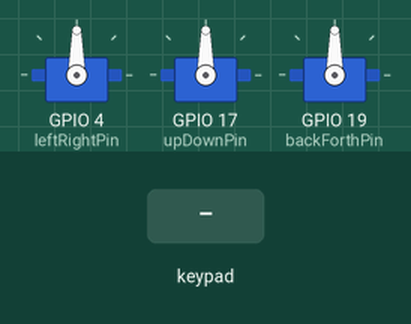
Simulated run of this sketch. Board: ESP32. Shown: 3 × servo. The inputs (shaded band) are chosen by the test bench.

Above: at 1.2 s.
1.3 s: key 'U' pressed
At 2.8 s:
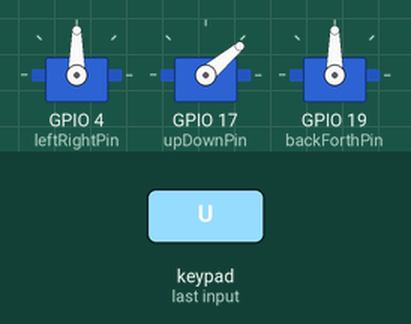
3.1 s: key 'L' pressed
4.9 s: key 'D' pressed
At 5.8 s:
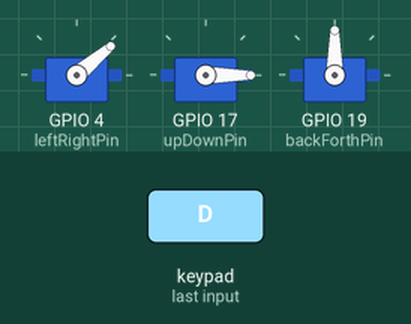
6.7 s: key 'R' pressed
At 8.2 s:
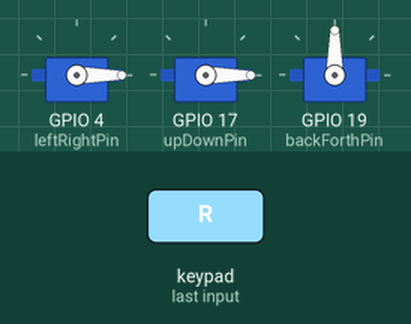
8.5 s: key 'T' pressed
10.3 s: key 'U' pressed
At 11.1 s:
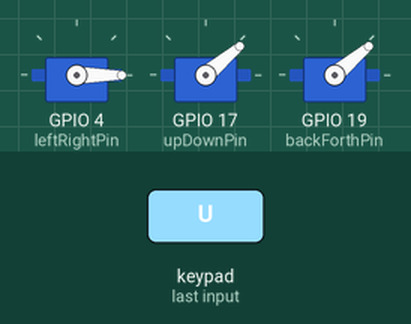
Timing chart, 0 to 13.1 s (numbered marks = the images above; inputs shaded):
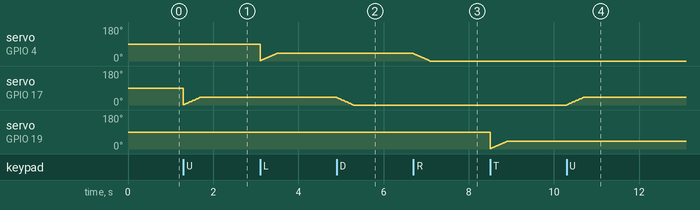

The sketch:

ESP32_BT_RobotArm.ino
```cpp
#include <DabbleESP32.h>
#include <Arduino.h>
#include <Servo.h>

//#define CUSTOM_SETTINGS
//#define INCLUDE_GAMEPAD_MODULE

//create servo object to control a servo
Servo leftRight;
Servo upDown;
Servo backForth;

#define leftRightPin 4
#define upDownPin 17
#define backForthPin 19

//initial angle  for servo
int angle = 0;
int angleStep = 2;

//Servo1
int baseA = 0;
//Servo2
int elbowB = 0;
//Servo3
int shoulderC = 0;

void setup() {
  leftRight.attach(leftRightPin);
  upDown.attach(upDownPin);
  backForth.attach(backForthPin);

  Serial.begin(115200);
  Dabble.begin("ESP32ServoController");
}

void loop() {
  Dabble.processInput();
  if (GamePad.isLeftPressed())
  {
    baseA = baseA + angleStep;
    leftRight.write(baseA);
    if(baseA>=180)
    {
      baseA = 180;
      leftRight.write(baseA);
    }
    delay(20);
  }
  else if (GamePad.isRightPressed())
  {
    baseA = baseA - angleStep;
    leftRight.write(baseA);
    if(baseA<=0)
    {
      baseA = 0;
      leftRight.write(baseA);
    }
    delay(20);
  }
  else if (GamePad.isUpPressed()) {
    elbowB = elbowB + angleStep;
    upDown.write(elbowB);
    if(elbowB>=90)
    {
      elbowB = 90;
      upDown.write(elbowB);
    }
    delay(20);
  }
  else if (GamePad.isDownPressed()) {
    elbowB = elbowB - angleStep;
    upDown.write(elbowB);
    if(elbowB<=0)
    {
      elbowB = 0;
      upDown.write(elbowB);
    }
    delay(20);
  }
  else if (GamePad.isTrianglePressed()) {
    shoulderC = shoulderC + angleStep;
    backForth.write(shoulderC);
    if(shoulderC>=90)
    {
      shoulderC = 90;
      backForth.write(shoulderC);
    }
    delay(20);
  }
  else if (GamePad.isCrossPressed()) {
    shoulderC = shoulderC - angleStep;
    backForth.write(shoulderC);
    if(shoulderC<=0)
    {
      shoulderC = 0;
      backForth.write(shoulderC);
    }
    delay(20);
  }
  else if (GamePad.isStartPressed())
  {
    while(baseA!=0)
    {
      baseA = baseA - 2;
      leftRight.write(baseA);
      if(baseA<=0)
      {
        baseA = 0;
        leftRight.write(baseA);
      }
      delay(20);
    }

    while(elbowB!=0)
    {
      elbowB = elbowB - 2;
      upDown.write(elbowB);
      if(elbowB<=0)
      {
        elbowB = 0;
        upDown.write(elbowB);
      }
      delay(20);
    }

    while(shoulderC!=0)
    {
      shoulderC = shoulderC - 2;
      backForth.write(shoulderC);
      if(shoulderC<=0)
      {
        shoulderC = 0;
        backForth.write(shoulderC);
      }
      delay(20);
    }
  }
}
```

Measured:
- after the input at 4.9 s, servo on GPIO 17 (upDownPin): moves from 40° to 0° over 0.39 s, starting at once
- after the input at 6.7 s, servo on GPIO 4 (leftRightPin): moves from 40° to 0° over 0.39 s, starting at once
- after the input at 10.3 s, servo on GPIO 17 (upDownPin): moves from 0° to 40° over 0.39 s, starting at once
